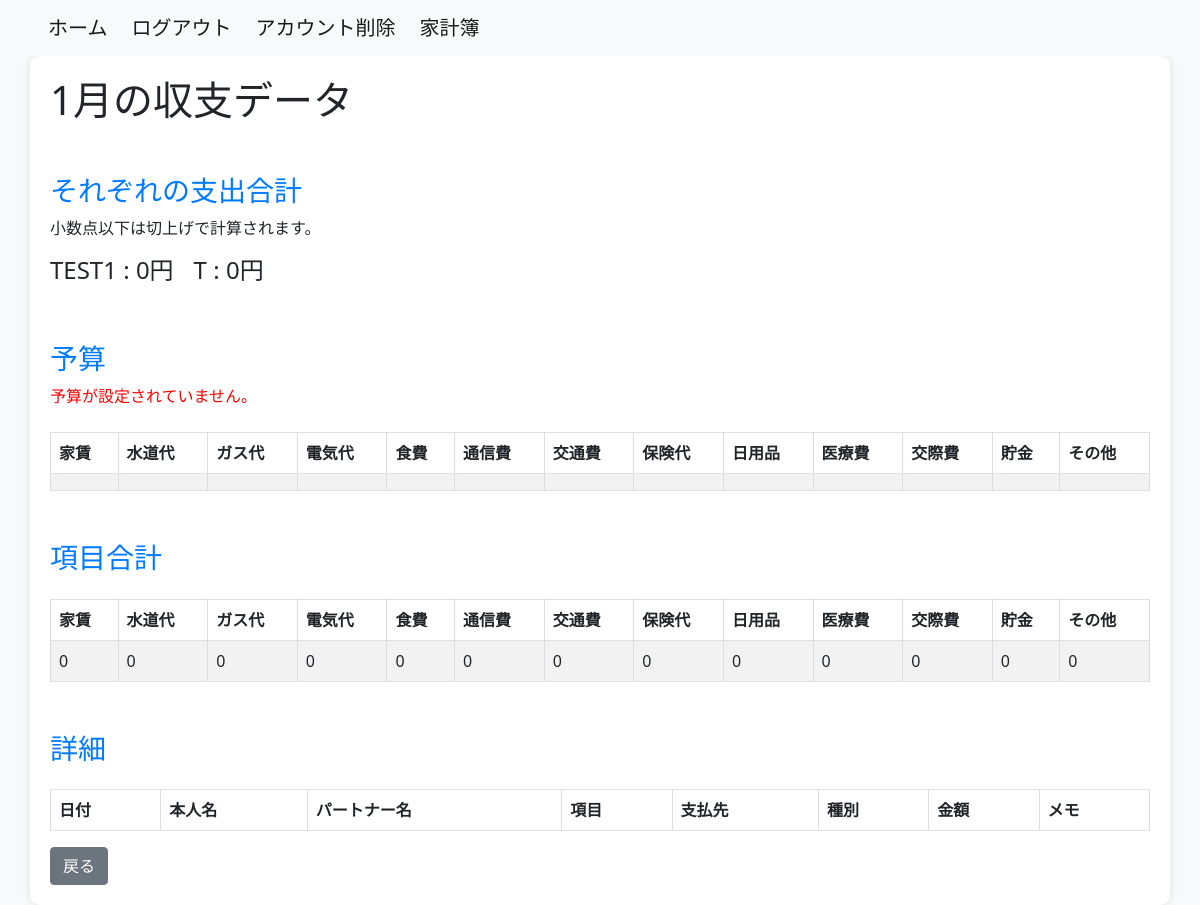
Before: /household_budget/monthly_2023data/2023-1/ (signed in) with the older database file.
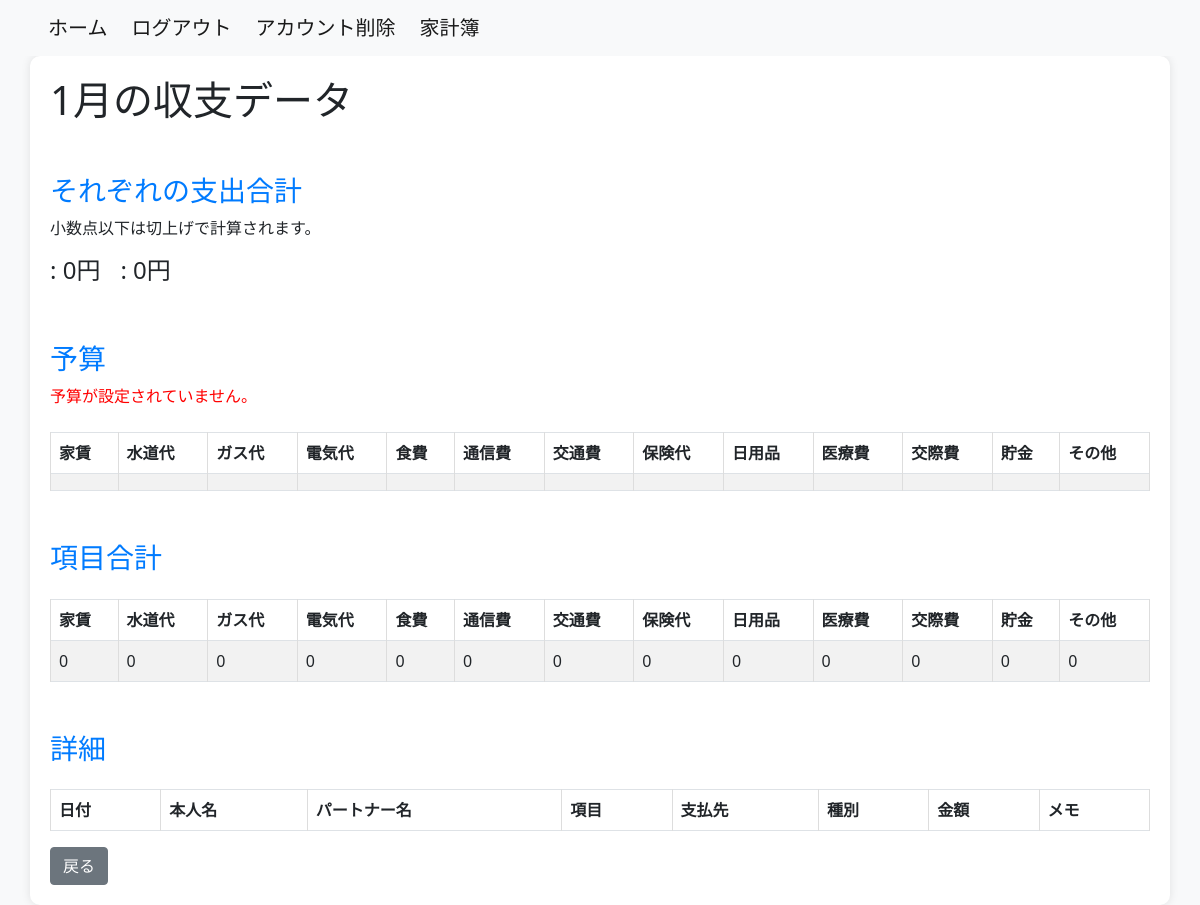
After: the same page with the newer database file.
### household_budget/models.py (models this page shows)
class Transaction(models.Model):
    user = models.ForeignKey(settings.AUTH_USER_MODEL, on_delete=models.CASCADE)
    event_date = models.DateField()
    name_1 = models.CharField(max_length=20, default='', null=True)
    name_2 = models.CharField(max_length=20, default='', null=True)
    category = models.ForeignKey(Category, on_delete=models.CASCADE)
    payment_type = models.ForeignKey(PaymentType, on_delete=models.CASCADE)
    vendor_name = models.ForeignKey(Vendor, on_delete=models.CASCADE, related_name='vendor_transactions')
    amount = models.IntegerField(default=0)
    memo = models.TextField(null=True)
    class Meta:
        db_table = 'transaction'
        ordering = ['event_date']

### household_budget/views.py (the view)
# urls.py: path('monthly_2023data/<int:year>-<int:month>/', M_2023DataView.as_view(), name='monthly_2023data'),
@method_decorator(login_required(login_url='/login/'), name='dispatch')
class M_2023DataView(TemplateView):
    template_name = 'm_data2023.html'
    def get_context_data(self, **kwargs):
        context = super().get_context_data(**kwargs)
        year = self.kwargs.get('year')
        month = self.kwargs.get('month')
        first_day_of_month = timezone.datetime(int(year), int(month), 1)
        if first_day_of_month.month == 12:
            next_month = 1
            next_year = first_day_of_month.year + 1
        else:
            next_month = first_day_of_month.month + 1
            next_year = first_day_of_month.year
        last_day_of_month = timezone.datetime(next_year, next_month, 1) - timezone.timedelta(days=1)
        monthly_summary = Transaction.objects.filter(
            user=self.request.user,
            event_date__year=year,
            event_date__month=month
        ).values('category__category_name') \
            .annotate(total_amount=Coalesce(Sum('amount'), Value(0)))
        categories = ['家賃', '水道代', 'ガス代', '電気代', '食費', '通信費', '交通費', '保険代', '日用品', '医療費', '交際費', '貯金', 'その他']
        monthly_summary = Transaction.objects.filter(
            user=self.request.user,
            event_date__year=year,
            event_date__month=month
        ).values('category__category_name') \
            .annotate(total_amount=Sum('amount'))
        transaction_data = Transaction.objects.filter(user=self.request.user)
        name1_only_monthly_amount = Transaction.objects.filter(
            Q(user=self.request.user) &
            Q(name_1__isnull=False) & ~Q(name_1=''),
            ~Q(category_id=1) & ~Q(category_id=13),
            event_date__range=[first_day_of_month, last_day_of_month]
        ).aggregate(name1_has_data_total_amount=Sum('amount'))['name1_has_data_total_amount'] or 0
        name2_only_monthly_amount = Transaction.objects.filter(
            Q(user=self.request.user) &
            Q(name_2__isnull=False) & ~Q(name_2=''),
            ~Q(category_id=1) & ~Q(category_id=13),
            event_date__range=[first_day_of_month, last_day_of_month]
        ).aggregate(name1_has_data_total_amount=Sum('amount'))['name1_has_data_total_amount'] or 0
        name_monthly_amount = Transaction.objects.filter(
            Q(user=self.request.user) &
            Q(name_1__isnull=False) & Q(name_2__isnull=False) & ~Q(name_1='') & ~Q(name_2=''),
            ~Q(category_id=1) & ~Q(category_id=13),
            event_date__range=[first_day_of_month, last_day_of_month]
        ).aggregate(name_both_total_amount=Sum('amount'))['name_both_total_amount'] or 0
        name_both_half_monthly_amount = math.ceil(name_monthly_amount / 2)
        category_totals_dict = {category_name: {'total_amount': 0} for category_name in categories}
        for category in monthly_summary:
            category_name = category['category__category_name']
            category_totals_dict[category_name] = {
                'total_amount': category['total_amount'] if category['total_amount'] is not None else 0
            }
        monthly_details = Transaction.objects.filter(
            user=self.request.user,
            event_date__year=year,
            event_date__month=month
            )
        latest_budget = Budget.objects.filter(
            user=self.request.user,
            event_date__year=year,
            event_date__month=month
            ).order_by('-event_date').first()
        name1_total_amount = name1_only_monthly_amount - name_monthly_amount + name_both_half_monthly_amount
        name2_total_amount = name2_only_monthly_amount - name_monthly_amount + name_both_half_monthly_amount
        context['year'] = year
        context['month'] = month
        context['category_totals'] = category_totals_dict
        context['monthly_details'] = monthly_details
        context['latest_budget'] = latest_budget
        context['name1_total_amount'] = name1_total_amount
        context['name2_total_amount'] = name2_total_amount
        context['name'] = transaction_data
        return context

### household_budget/templates/m_data2023.html (shortened to what this page needs)
{% extends 'base.html' %}
{% block content %}
{% load custom_filters %}
<div class="container">
    <h1>{{ month }}月の収支データ</h1>
      <h3>それぞれの支出合計</h3>
      <p>小数点以下は切上げで計算されます。</p>
      <div style="display: flex; gap: 20px;">
      <h4>{{ name.0.name_1 }} : {{ name1_total_amount }}円</h2>
      <h4>{{ name.1.name_2 }} : {{ name2_total_amount }}円</h2>
      </div>
    <h3>予算</h3>
    <table class="table table-striped table-bordered mt-4">
        <thead class="thead-dark">
            <tr>
                <th>家賃</th>
                <th>水道代</th>
                <th>ガス代</th>
                <th>電気代</th>
                <th>食費</th>
                <th>通信費</th>
                <th>交通費</th>
                <th>保険代</th>
                <th>日用品</th>
                <th>医療費</th>
                <th>交際費</th>
                <th>貯金</th>
                <th>その他</th>
            </tr>
        </thead>
        <tbody>
            <tr>
                <td>{{ latest_budget.rent_budget }}</td>
                <td>{{ latest_budget.water_supply_budget }}</td>
                <td>{{ latest_budget.gas_budget }}</td>
                <td>{{ latest_budget.electricity_budget }}</td>
                <td>{{ latest_budget.food_expenses_budget }}</td>
                <td>{{ latest_budget.communication_expenses_budget }}</td>
                <td>{{ latest_budget.transportation_expenses_budget }}</td>
                <td>{{ latest_budget.insurance_fee_budget }}</td>
                <td>{{ latest_budget.daily_necessities_budget }}</td>
                <td>{{ latest_budget.medical_bills_budget }}</td>
                <td>{{ latest_budget.entertainment_expenses_budget }}</td>
                <td>{{ latest_budget.saving_budget }}</td>
                <td>{{ latest_budget.add_item_budget }}</td>
            </tr>
            {% if not latest_budget %}
            <p style="color: red;">予算が設定されていません。</p>
            {% endif %}
        </tbody>
    </table>
<h3>項目合計</h3>
<table class="table table-striped table-bordered mt-4">
    <thead class="thead-dark">
        <tr>
            {% for category_name, category_data in category_totals.items %}
                <th>{{ category_name }}</th>
            {% endfor %}
        </tr>
    </thead>
    <tbody>
        <tr>
            {% for category_name, category_data in category_totals.items %}
                <td>{{ category_data.total_amount }}</td>
            {% endfor %}
        </tr>
    </tbody>
</table>
    <h3>詳細</h3>
    <table class="table table-striped table-bordered mt-4">
        <thead class="thead-dark">
            <tr>
                <th>日付</th>
                <th>本人名</th>
                <th>パートナー名</th>
                <th>項目</th>
                <th>支払先</th>
                <th>種別</th>
                <th>金額</th>
                <th>メモ</th>
            </tr>
        </thead>
    </table>
<a href="{% url 'accounts:data_2023' %}" class="btn btn-secondary ml-2">戻る</a>
</div>
</html>
{% endblock %}

Changed rows visible on the page:
removed Transaction: name_1 "TEST1"
removed Transaction: name_2 "T"
